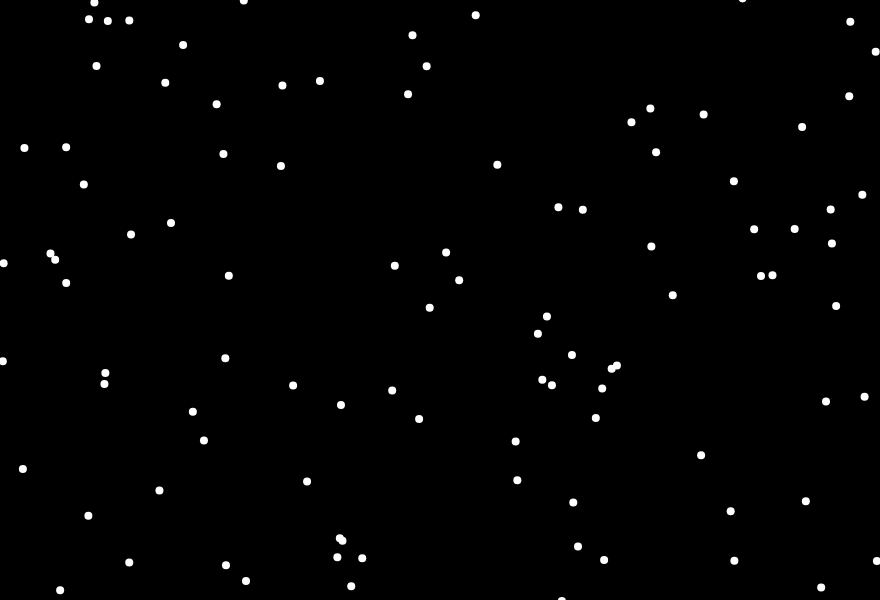
Frame 1 (no input)
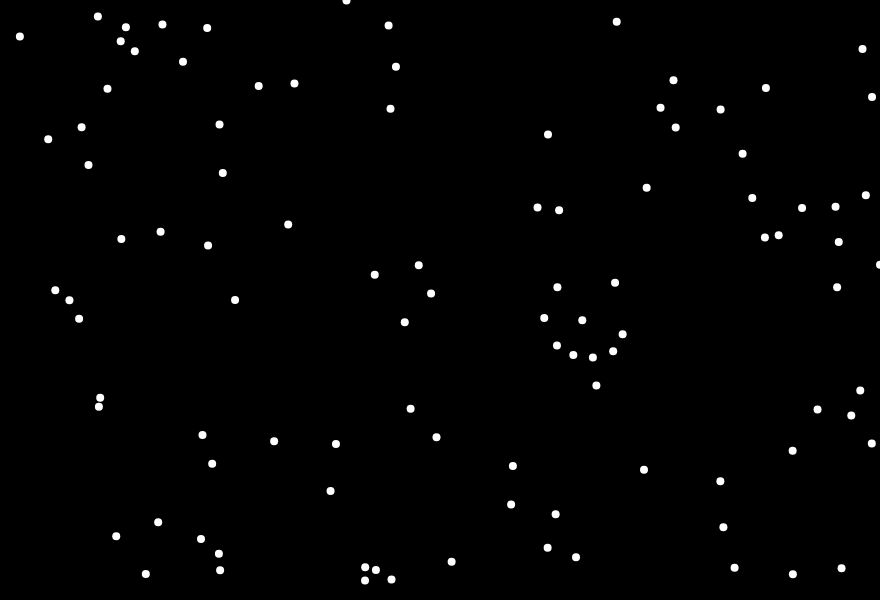
Frame 60 (no input)
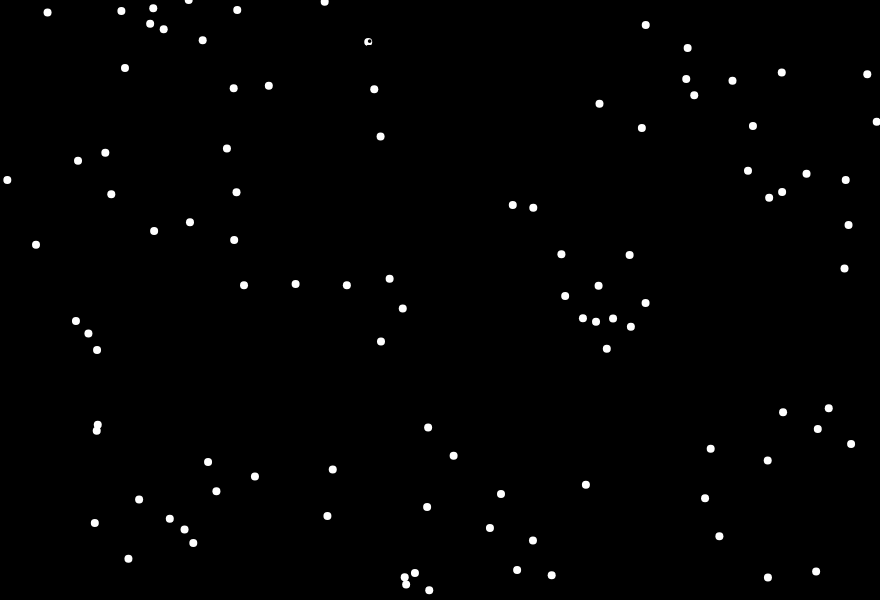
Frame 120 (the mouse pressed at the canvas centre since frame 60)

The p5.js sketch that drew these frames (run headless with seeded random() and noise() and a simulated clock; from frame 60 on, the mouse is pressed at the canvas centre):

// p5.js sketch
// ── sketch.js

//todo: optimize 

const no_flock = [];

let align_slider, cohesion_slider, separation_slider;
let radius_slider, max_speed_slider, max_force_slider;

function setup() {
    
    createCanvas(880, 600);

    let title = createElement('h2', 'Boid Flocking Sim');
    title.position(width / 2 - title.size().width / 2 + 263, 15);

    let sliderYOffset = height + 125; 
    let labelYOffset = 20; 
    let spacing = 150; 
    let startX = (width - (spacing * 5)) + 150; 

    align_slider = createSlider(0, 3, 1, 0.1);
    cohesion_slider = createSlider(0, 3, 1, 0.1);
    separation_slider = createSlider(0, 3, 1, 0.1);
    max_force_slider = createSlider(0, 4, 0.5, 0.1);
    max_speed_slider = createSlider(0, 5, 1, 0.1);
    radius_slider = createSlider(0, 1000, 50, 1);
    //boid_count_slider = createSlider(0, 1000, 100, 5);

    alignLabel = createDiv('Alignment: ' + align_slider.value());
    cohesionLabel = createDiv('Cohesion: ' + cohesion_slider.value());
    separationLabel = createDiv('Separation: ' + separation_slider.value());
    maxForceLabel = createDiv('Max Force: ' + max_force_slider.value());
    maxSpeedLabel = createDiv('Max Speed: ' + max_speed_slider.value());
    radiusLabel = createDiv('Radius: ' + radius_slider.value());
    //countLabel = createDiv('Count: ' + boid_count_slider.value());

    align_slider.position(startX, sliderYOffset);
    cohesion_slider.position(startX + spacing, sliderYOffset);
    separation_slider.position(startX + spacing * 2, sliderYOffset);
    max_force_slider.position(startX + spacing * 3, sliderYOffset);
    max_speed_slider.position(startX + spacing * 4, sliderYOffset);
    radius_slider.position(startX + spacing * 5, sliderYOffset);
    //boid_count_slider.position(startX + spacing * 2 + 30, 50);

    alignLabel.position(startX, sliderYOffset - labelYOffset);
    cohesionLabel.position(startX + spacing, sliderYOffset - labelYOffset);
    separationLabel.position(startX + spacing * 2, sliderYOffset - labelYOffset);
    maxForceLabel.position(startX + spacing * 3, sliderYOffset - labelYOffset);
    maxSpeedLabel.position(startX + spacing * 4, sliderYOffset - labelYOffset);
    radiusLabel.position(startX + spacing * 5, sliderYOffset - labelYOffset);
    //countLabel.position(startX + spacing * 2 + 40, 27)

    fpsLabel = createDiv('');
    fpsLabel.style('color', 'black'); 
    fpsLabel.position(startX, 55); 

    for (let i = 0; i < 100; i ++){
        no_flock.push(new Kodak());
    }
}

function draw() {
    
    background(0); 

    alignLabel.html('Alignment: ' + align_slider.value());
    cohesionLabel.html('Cohesion: ' + cohesion_slider.value());
    separationLabel.html('Separation: ' + separation_slider.value());
    maxForceLabel.html('Max Force: ' + max_force_slider.value());
    maxSpeedLabel.html('Max Speed: ' + max_speed_slider.value());
    radiusLabel.html('Radius: ' + radius_slider.value());
                                 
    //purpose of this loop: capture forces in a snapshot and apply at the end
    //rather than applying forces sequentially 
    //which produces unrealistic behavior
    let forces = [];
    for (let f of no_flock) {                                                                                                
        let force = f.flockin(no_flock);
        forces.push(force);
    }

    for (let i = 0; i < no_flock.length; i++) {
        no_flock[i].edges();
        no_flock[i].apply_force(forces[i]);
        no_flock[i].update();
        no_flock[i].show();
    }

    fpsLabel.html('FPS: ' + frameRate().toFixed(2)); 
}

// ── kodak.js
//TODO: optimize

class Kodak{

    constructor(){

        this.pos = createVector(random(width), random(height));
        this.vel = p5.Vector.random2D();
        this.vel.setMag(random(2, 4));
        this.acc = createVector();
        this.max_force = max_force_slider.value();
        this.max_speed = max_speed_slider.value();

    }

    edges () {
        
        if (this.pos.x > width){
            this.pos.x = 0;
        }
        else if (this.pos.x < 0){
            this.pos.x = width;
        }
        if (this.pos.y > height){
            this.pos.y = 0;
        }
        else if (this.pos.y < 0){
            this.pos.y = height;  
        }
    }

    align (boids) {
        
        let zone_radius = radius_slider.value();  
        let steering = createVector();
        let total = 0;

        for (let other of boids){
            
            let d = dist(this.pos.x, this.pos.y, other.pos.x, other.pos.y);
            if (other != this && d < zone_radius) {
                steering.add(other.vel);
                total ++;
            }
        
        }
        if (total > 0) { 
            steering.div(total);
            steering.setMag(this.max_speed);
            steering.sub(this.vel);
            steering.limit(this.max_force);
        }
        return steering;
    }

    cohesion (boids) {
        
        let zone_radius = radius_slider.value();  
        let steering = createVector();
        let total = 0;

        for (let other of boids){
            
            let d = dist(this.pos.x, this.pos.y, other.pos.x, other.pos.y);
            if (other != this && d < zone_radius) {
                steering.add(other.pos);
                total ++;
            }
        
        }
        if (total > 0) { 
            steering.div(total);
            steering.sub(this.pos);
            steering.setMag(this.max_speed);
            steering.sub(this.vel);
            steering.limit(this.max_force);
        }
        return steering;
    }

     separation (boids) {
        
        let zone_radius = radius_slider.value();
        let steering = createVector();
        let total = 0;

        for (let other of boids){
            
            let d = dist(this.pos.x, this.pos.y, other.pos.x, other.pos.y);
            
            if (other != this && d < zone_radius) {
                let diff = p5.Vector.sub(this.pos, other.pos);
                diff.div(d ** 2);
                steering.add(diff); 
                total ++; 
            }
        
        }
        if (total > 0) { 
            steering.div(total);
            steering.setMag(this.max_speed);
            steering.sub(this.vel);
            steering.limit(this.max_force);
        }
        return steering;
    }

        
    flockin (boids) {
        
        let alignment = this.align(boids);
        let cohesion = this.cohesion(boids);
        let separation = this.separation(boids);
    
        alignment.mult(align_slider.value()); 
        cohesion.mult(cohesion_slider.value());
        separation.mult(separation_slider.value());
        
        let totalForce = p5.Vector.add(alignment, cohesion);
        totalForce.add(separation);

        return totalForce;
        }

    apply_force(force) {
        this.acc.add(force);
    }


    update() {
        
        this.pos.add(this.vel); 
        this.vel.add(this.acc);
        this.vel.limit(this.max_speed);
        this.acc.mult(0);
        this.max_force = max_force_slider.value();
        this.max_speed = max_speed_slider.value();

        
    }

    show(){
        
        strokeWeight(8);
        stroke(255);
        point(this.pos.x, this.pos.y);

    }
}
